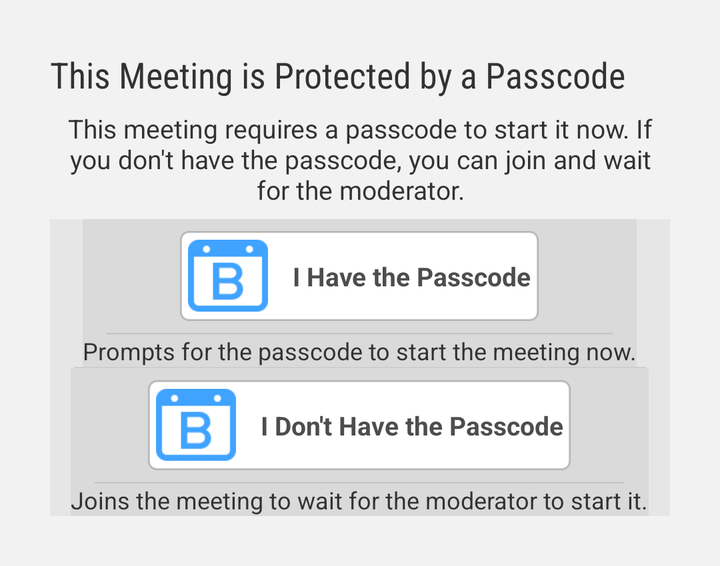
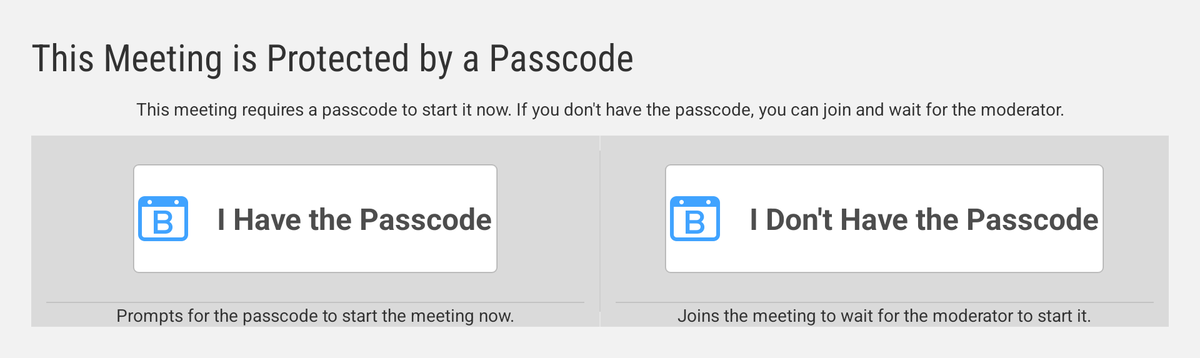

One screen, two layout resources from the same app: the default and the repository's alternative for another configuration. Each is rendered where Android would select it; the XML of both is given below.
<!-- AndroidManifest.xml: application theme CustomActionBarTheme -->
<!-- res/layout/dialog_join_as.xml -->
<?xml version="1.0" encoding="utf-8"?>

<LinearLayout android:orientation="vertical" android:background="#0d000000" android:padding="25.0dip" android:layout_width="fill_parent" android:layout_height="wrap_content"
  xmlns:android="http://schemas.android.com/apk/res/android">
    <TextView android:textSize="18.0sp" android:ellipsize="end" android:id="@android:id/title" android:layout_width="fill_parent" android:layout_height="wrap_content" android:text="@string/alert_passcode_title" android:maxLines="2" style="@style/meeting_title" />
    <TextView android:textSize="13.0sp" android:gravity="center" android:layout_gravity="center_horizontal" android:id="@id/alert_message" android:layout_width="wrap_content" android:layout_height="wrap_content" android:layout_marginTop="6.0dip" android:layout_marginBottom="6.0dip" android:text="@string/alert_passcode_get_passcode" />
    <LinearLayout android:gravity="center_horizontal" android:orientation="vertical" android:background="#0d000000" android:padding="0.0dip" android:layout_width="fill_parent" android:layout_height="wrap_content" android:baselineAligned="false" android:weightSum="2.0" style="?android:attr/buttonBarStyle">
        <LinearLayout android:orientation="vertical" android:background="#0d000000" android:layout_width="wrap_content" android:layout_height="fill_parent" style="?android:attr/buttonBarStyle">
            <Button android:textSize="13.0sp" android:textStyle="bold" android:textColor="#ff4d4d4d" android:layout_gravity="center_horizontal" android:id="@id/joinWithPasscodeButton" android:background="@drawable/button_dialog_join" android:paddingLeft="12.0dip" android:paddingRight="12.0dip" android:layout_width="wrap_content" android:layout_height="45.0dip" android:layout_margin="6.0dip" android:layout_marginTop="25.0dip" android:text="@string/join_with_passcode" android:drawableLeft="@drawable/meeting_icon_with_bluejeans" android:drawablePadding="12.0dip" style="?android:attr/buttonBarButtonStyle" />
            <TextView android:textSize="12.0sp" android:gravity="center" android:layout_gravity="center_horizontal" android:layout_width="wrap_content" android:layout_height="wrap_content" android:text="@string/join_with_passcode_action" />
        </LinearLayout>
        <LinearLayout android:orientation="vertical" android:background="#0d000000" android:layout_width="wrap_content" android:layout_height="0.0dip" android:layout_weight="1.0" style="?android:attr/buttonBarStyle">
            <Button android:textSize="13.0sp" android:textStyle="bold" android:textColor="#ff4d4d4d" android:layout_gravity="center_horizontal" android:id="@id/joinWithoutPasscodeButton" android:background="@drawable/button_dialog_join" android:paddingLeft="12.0dip" android:paddingRight="12.0dip" android:layout_width="wrap_content" android:layout_height="45.0dip" android:layout_margin="6.0dip" android:layout_marginTop="25.0dip" android:text="@string/join_without_passcode" android:drawableLeft="@drawable/meeting_icon_with_bluejeans" android:drawablePadding="12.0dip" style="?android:attr/buttonBarButtonStyle" />
            <TextView android:textSize="12.0sp" android:gravity="center" android:layout_gravity="center_horizontal" android:layout_width="wrap_content" android:layout_height="wrap_content" android:text="@string/join_without_passcode_action" />
        </LinearLayout>
    </LinearLayout>
</LinearLayout>
<!-- resources referenced by this layout -->
<resources>
  <!-- drawable button_dialog_join (drawable) -->
  <?xml version="1.0" encoding="utf-8"?>
  
  <selector
    xmlns:android="http://schemas.android.com/apk/res/android">
      <item android:state_pressed="true">
          <shape>
              <stroke android:width="1.0dip" android:color="#66000000" />
              <corners android:radius="4.0dip" />
              <solid android:color="#ffdcf7ff" />
          </shape>
      </item>
      <item>
          <shape>
              <stroke android:width="1.0dip" android:color="#33000000" />
              <corners android:radius="4.0dip" />
              <solid android:color="@android:color/white" />
          </shape>
      </item>
  </selector>
  <!-- drawable meeting_icon_with_bluejeans: png bitmap (drawable-xhdpi-v4, 1100 bytes) -->
  <string name="alert_passcode_get_passcode">"This meeting requires a passcode to start it now. If you don't have the passcode, you can join and wait for the moderator."</string>
  <string name="alert_passcode_title">This Meeting is Protected by a Passcode</string>
  <string name="join_with_passcode">I Have the Passcode</string>
  <string name="join_with_passcode_action">Prompts for the passcode to start the meeting now.</string>
  <string name="join_without_passcode">"I Don't Have the Passcode"</string>
  <string name="join_without_passcode_action">Joins the meeting to wait for the moderator to start it.</string>
  <style name="meeting_title" parent="@android:style/Widget.Holo.Light.TextView">
          <item name="android:fontFamily">sans-serif-condensed</item>
      </style>
  <style name="CustomActionBarTheme" parent="@android:style/Theme.Holo.Light.DarkActionBar">
          <item name="android:actionBarStyle">@style/ActionBar</item>
          <item name="android:actionBarTabStyle">@style/ActionBarTabStyle</item>
      </style>
  <style name="ActionBar" parent="@android:style/Widget.Holo.Light.ActionBar.Solid.Inverse">
          <item name="android:background">@color/blue_bright</item>
      </style>
  <style name="ActionBarTabStyle" parent="@android:style/Widget.Holo.Light.ActionBar.TabView.Inverse">
          <item name="android:background">@drawable/actionbar_tab_indicator</item>
      </style>
  <color name="blue_bright">#ff40a3ff</color>
  <!-- drawable actionbar_tab_indicator (drawable) -->
  <?xml version="1.0" encoding="utf-8"?>
  
  <selector
    xmlns:android="http://schemas.android.com/apk/res/android">
      <item android:state_focused="false" android:state_selected="false" android:state_pressed="false" android:drawable="@android:color/transparent" />
      <item android:state_focused="false" android:state_selected="true" android:state_pressed="false" android:drawable="@drawable/tab_selected_example" />
      <item android:state_focused="true" android:state_selected="false" android:state_pressed="false" android:drawable="@drawable/tab_unselected_focused_example" />
      <item android:state_focused="true" android:state_selected="true" android:state_pressed="false" android:drawable="@drawable/tab_selected_focused_example" />
      <item android:state_focused="false" android:state_selected="false" android:state_pressed="true" android:drawable="@drawable/tab_unselected_pressed_example" />
      <item android:state_focused="false" android:state_selected="true" android:state_pressed="true" android:drawable="@drawable/tab_selected_pressed_example" />
      <item android:state_focused="true" android:state_selected="false" android:state_pressed="true" android:drawable="@drawable/tab_unselected_pressed_example" />
      <item android:state_focused="true" android:state_selected="true" android:state_pressed="true" android:drawable="@drawable/tab_selected_pressed_example" />
  </selector>
  <!-- drawable tab_selected_focused_example: png bitmap (drawable-xhdpi-v4, 91 bytes) -->
</resources>
<!-- res/layout-w800dp-v13/dialog_join_as.xml (the repository's variant of the layout above) -->
<!-- drawn on a 7-inch tablet turned sideways -->
<?xml version="1.0" encoding="utf-8"?>

<LinearLayout android:orientation="vertical" android:background="#0d000000" android:padding="25.0dip" android:layout_width="fill_parent" android:layout_height="wrap_content"
  xmlns:android="http://schemas.android.com/apk/res/android">
    <TextView android:textSize="30.0sp" android:ellipsize="end" android:id="@android:id/title" android:layout_width="fill_parent" android:layout_height="wrap_content" android:text="@string/alert_passcode_title" android:maxLines="2" style="@style/meeting_title" />
    <TextView android:gravity="center" android:layout_gravity="center_horizontal" android:id="@id/alert_message" android:layout_width="wrap_content" android:layout_height="wrap_content" android:layout_marginTop="12.0dip" android:layout_marginBottom="12.0dip" android:text="@string/alert_passcode_get_passcode" />
    <LinearLayout android:gravity="center_horizontal" android:orientation="horizontal" android:background="#0d000000" android:padding="0.0dip" android:layout_width="fill_parent" android:layout_height="wrap_content" android:baselineAligned="false" android:weightSum="2.0" style="?android:attr/buttonBarStyle">
        <LinearLayout android:orientation="vertical" android:background="#0d000000" android:layout_width="0.0dip" android:layout_height="wrap_content" android:layout_weight="1.0" style="?android:attr/buttonBarStyle">
            <Button android:textSize="24.0sp" android:textStyle="bold" android:textColor="#ff4d4d4d" android:layout_gravity="center_horizontal" android:id="@id/joinWithPasscodeButton" android:background="@drawable/button_dialog_join" android:paddingLeft="32.0dip" android:paddingRight="42.0dip" android:layout_width="wrap_content" android:layout_height="87.0dip" android:layout_margin="23.0dip" android:layout_marginTop="50.0dip" android:text="@string/join_with_passcode" android:drawableLeft="@drawable/meeting_icon_with_bluejeans" android:drawablePadding="23.0dip" style="?android:attr/buttonBarButtonStyle" />
            <TextView android:gravity="center" android:layout_gravity="center_horizontal" android:layout_width="wrap_content" android:layout_height="wrap_content" android:text="@string/join_with_passcode_action" />
        </LinearLayout>
        <LinearLayout android:orientation="vertical" android:background="#0d000000" android:layout_width="0.0dip" android:layout_height="wrap_content" android:layout_weight="1.0" style="?android:attr/buttonBarStyle">
            <Button android:textSize="24.0sp" android:textStyle="bold" android:textColor="#ff4d4d4d" android:layout_gravity="center_horizontal" android:id="@id/joinWithoutPasscodeButton" android:background="@drawable/button_dialog_join" android:paddingLeft="32.0dip" android:paddingRight="42.0dip" android:layout_width="wrap_content" android:layout_height="87.0dip" android:layout_margin="23.0dip" android:layout_marginTop="50.0dip" android:text="@string/join_without_passcode" android:drawableLeft="@drawable/meeting_icon_with_bluejeans" android:drawablePadding="23.0dip" style="?android:attr/buttonBarButtonStyle" />
            <TextView android:gravity="center" android:layout_gravity="center_horizontal" android:layout_width="wrap_content" android:layout_height="wrap_content" android:text="@string/join_without_passcode_action" />
        </LinearLayout>
    </LinearLayout>
</LinearLayout>
<!-- resources referenced by the variant -->
<!-- as a 7-inch tablet turned sideways resolves them -->
<resources>
  <!-- drawable button_dialog_join (drawable) -->
  <?xml version="1.0" encoding="utf-8"?>
  
  <selector
    xmlns:android="http://schemas.android.com/apk/res/android">
      <item android:state_pressed="true">
          <shape>
              <stroke android:width="1.0dip" android:color="#66000000" />
              <corners android:radius="4.0dip" />
              <solid android:color="#ffdcf7ff" />
          </shape>
      </item>
      <item>
          <shape>
              <stroke android:width="1.0dip" android:color="#33000000" />
              <corners android:radius="4.0dip" />
              <solid android:color="@android:color/white" />
          </shape>
      </item>
  </selector>
  <!-- drawable meeting_icon_with_bluejeans: png bitmap (drawable-xhdpi-v4, 1100 bytes) -->
  <string name="alert_passcode_get_passcode">"This meeting requires a passcode to start it now. If you don't have the passcode, you can join and wait for the moderator."</string>
  <string name="alert_passcode_title">This Meeting is Protected by a Passcode</string>
  <string name="join_with_passcode">I Have the Passcode</string>
  <string name="join_with_passcode_action">Prompts for the passcode to start the meeting now.</string>
  <string name="join_without_passcode">"I Don't Have the Passcode"</string>
  <string name="join_without_passcode_action">Joins the meeting to wait for the moderator to start it.</string>
  <!-- from res/values-w800dp-v13/ -->
  <style name="meeting_title" parent="@android:style/Widget.Holo.Light.TextView">
          <item name="android:fontFamily">sans-serif-condensed</item>
      </style>
  <style name="CustomActionBarTheme" parent="@android:style/Theme.Holo.Light.DarkActionBar">
          <item name="android:actionBarStyle">@style/ActionBar</item>
          <item name="android:actionBarTabStyle">@style/ActionBarTabStyle</item>
      </style>
  <style name="ActionBar" parent="@android:style/Widget.Holo.Light.ActionBar.Solid.Inverse">
          <item name="android:background">@color/blue_bright</item>
      </style>
  <style name="ActionBarTabStyle" parent="@android:style/Widget.Holo.Light.ActionBar.TabView.Inverse">
          <item name="android:background">@drawable/actionbar_tab_indicator</item>
      </style>
  <color name="blue_bright">#ff40a3ff</color>
  <!-- drawable actionbar_tab_indicator (drawable) -->
  <?xml version="1.0" encoding="utf-8"?>
  
  <selector
    xmlns:android="http://schemas.android.com/apk/res/android">
      <item android:state_focused="false" android:state_selected="false" android:state_pressed="false" android:drawable="@android:color/transparent" />
      <item android:state_focused="false" android:state_selected="true" android:state_pressed="false" android:drawable="@drawable/tab_selected_example" />
      <item android:state_focused="true" android:state_selected="false" android:state_pressed="false" android:drawable="@drawable/tab_unselected_focused_example" />
      <item android:state_focused="true" android:state_selected="true" android:state_pressed="false" android:drawable="@drawable/tab_selected_focused_example" />
      <item android:state_focused="false" android:state_selected="false" android:state_pressed="true" android:drawable="@drawable/tab_unselected_pressed_example" />
      <item android:state_focused="false" android:state_selected="true" android:state_pressed="true" android:drawable="@drawable/tab_selected_pressed_example" />
      <item android:state_focused="true" android:state_selected="false" android:state_pressed="true" android:drawable="@drawable/tab_unselected_pressed_example" />
      <item android:state_focused="true" android:state_selected="true" android:state_pressed="true" android:drawable="@drawable/tab_selected_pressed_example" />
  </selector>
  <!-- drawable tab_selected_focused_example: png bitmap (drawable-xhdpi-v4, 91 bytes) -->
</resources>
